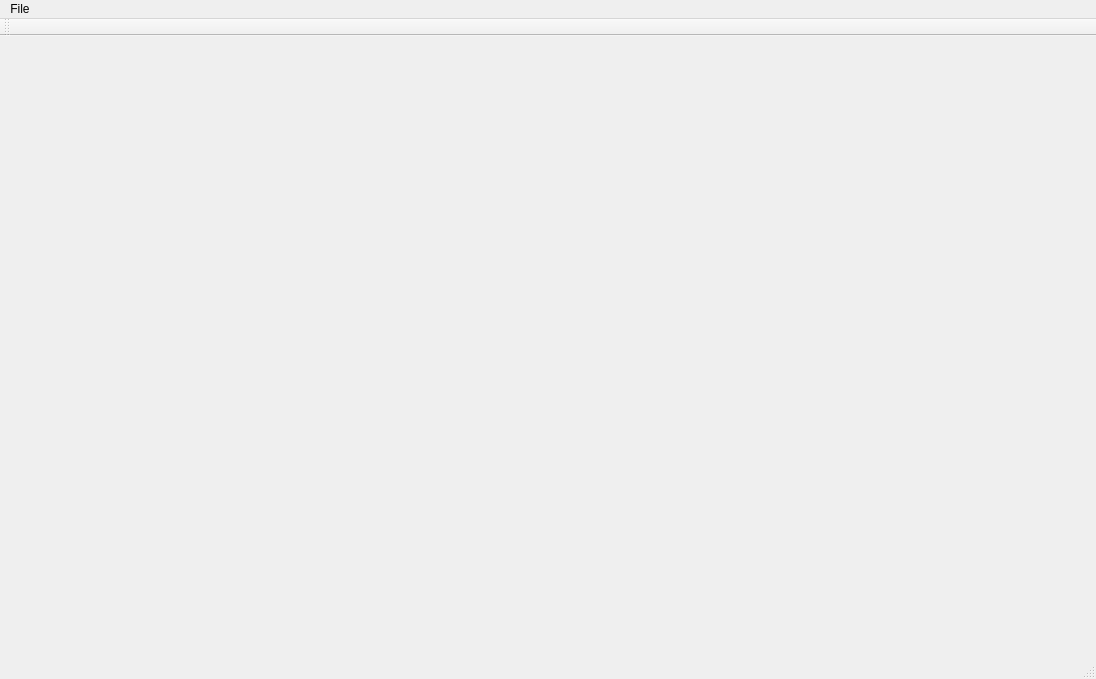
<?xml version="1.0" encoding="UTF-8"?>
<ui version="4.0">
 <class>MainWindowClass</class>
 <widget class="QMainWindow" name="MainWindowClass">
  <property name="geometry">
   <rect>
    <x>0</x>
    <y>0</y>
    <width>1096</width>
    <height>679</height>
   </rect>
  </property>
  <property name="windowTitle">
   <string>MainWindow</string>
  </property>
  <widget class="QWidget" name="centralWidget"/>
  <widget class="QMenuBar" name="menuBar">
   <property name="geometry">
    <rect>
     <x>0</x>
     <y>0</y>
     <width>1096</width>
     <height>21</height>
    </rect>
   </property>
   <widget class="QMenu" name="menuFile">
    <property name="title">
     <string>File</string>
    </property>
    <addaction name="actionOpen"/>
    <addaction name="separator"/>
    <addaction name="actionExit"/>
   </widget>
   <addaction name="menuFile"/>
  </widget>
  <widget class="QToolBar" name="mainToolBar">
   <attribute name="toolBarArea">
    <enum>TopToolBarArea</enum>
   </attribute>
   <attribute name="toolBarBreak">
    <bool>false</bool>
   </attribute>
  </widget>
  <widget class="QStatusBar" name="statusBar"/>
  <action name="actionExit">
   <property name="text">
    <string>Exit</string>
   </property>
  </action>
  <action name="actionOpen">
   <property name="text">
    <string>Open</string>
   </property>
  </action>
 </widget>
 <layoutdefault spacing="6" margin="11"/>
 <resources>
  <include location="MainWindow.qrc"/>
 </resources>
 <connections/>
</ui>
